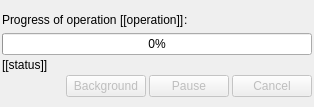
<ui version="4.0" >
 <class>ProgressWidget</class>
 <widget class="QWidget" name="ProgressWidget" >
  <property name="geometry" >
   <rect>
    <x>0</x>
    <y>0</y>
    <width>314</width>
    <height>107</height>
   </rect>
  </property>
  <property name="windowTitle" >
   <string>Progress</string>
  </property>
  <layout class="QVBoxLayout" >
   <property name="spacing" >
    <number>0</number>
   </property>
   <property name="leftMargin" >
    <number>0</number>
   </property>
   <property name="topMargin" >
    <number>0</number>
   </property>
   <property name="rightMargin" >
    <number>0</number>
   </property>
   <property name="bottomMargin" >
    <number>0</number>
   </property>
   <item>
    <spacer>
     <property name="orientation" >
      <enum>Qt::Vertical</enum>
     </property>
     <property name="sizeHint" >
      <size>
       <width>20</width>
       <height>40</height>
      </size>
     </property>
    </spacer>
   </item>
   <item>
    <layout class="QHBoxLayout" >
     <property name="spacing" >
      <number>0</number>
     </property>
     <item>
      <spacer>
       <property name="orientation" >
        <enum>Qt::Horizontal</enum>
       </property>
       <property name="sizeHint" >
        <size>
         <width>40</width>
         <height>20</height>
        </size>
       </property>
      </spacer>
     </item>
     <item>
      <layout class="QVBoxLayout" >
       <property name="spacing" >
        <number>3</number>
       </property>
       <item>
        <layout class="QHBoxLayout" >
         <property name="spacing" >
          <number>0</number>
         </property>
         <property name="topMargin" >
          <number>0</number>
         </property>
         <item>
          <widget class="QLabel" name="label" >
           <property name="text" >
            <string>Progress of operation </string>
           </property>
          </widget>
         </item>
         <item>
          <widget class="QLabel" name="operationLabel" >
           <property name="text" >
            <string>[[operation]]</string>
           </property>
          </widget>
         </item>
         <item>
          <widget class="QLabel" name="label2" >
           <property name="text" >
            <string>:</string>
           </property>
          </widget>
         </item>
         <item>
          <spacer>
           <property name="orientation" >
            <enum>Qt::Horizontal</enum>
           </property>
           <property name="sizeHint" >
            <size>
             <width>40</width>
             <height>20</height>
            </size>
           </property>
          </spacer>
         </item>
        </layout>
       </item>
       <item>
        <widget class="QProgressBar" name="progressBar" >
         <property name="value" >
          <number>0</number>
         </property>
        </widget>
       </item>
       <item>
        <widget class="QLabel" name="statusLabel" >
         <property name="text" >
          <string>[[status]]</string>
         </property>
         <property name="wordWrap" >
          <bool>true</bool>
         </property>
        </widget>
       </item>
       <item>
        <layout class="QHBoxLayout" >
         <property name="spacing" >
          <number>3</number>
         </property>
         <item>
          <spacer>
           <property name="orientation" >
            <enum>Qt::Horizontal</enum>
           </property>
           <property name="sizeHint" >
            <size>
             <width>101</width>
             <height>20</height>
            </size>
           </property>
          </spacer>
         </item>
         <item>
          <widget class="QPushButton" name="backgroundButton" >
           <property name="enabled" >
            <bool>false</bool>
           </property>
           <property name="text" >
            <string>Background</string>
           </property>
          </widget>
         </item>
         <item>
          <widget class="QPushButton" name="pauseButton" >
           <property name="enabled" >
            <bool>false</bool>
           </property>
           <property name="text" >
            <string>Pause</string>
           </property>
          </widget>
         </item>
         <item>
          <widget class="QPushButton" name="cancelButton" >
           <property name="enabled" >
            <bool>false</bool>
           </property>
           <property name="text" >
            <string>Cancel</string>
           </property>
          </widget>
         </item>
        </layout>
       </item>
      </layout>
     </item>
     <item>
      <spacer>
       <property name="orientation" >
        <enum>Qt::Horizontal</enum>
       </property>
       <property name="sizeHint" >
        <size>
         <width>40</width>
         <height>20</height>
        </size>
       </property>
      </spacer>
     </item>
    </layout>
   </item>
   <item>
    <spacer>
     <property name="orientation" >
      <enum>Qt::Vertical</enum>
     </property>
     <property name="sizeHint" >
      <size>
       <width>20</width>
       <height>40</height>
      </size>
     </property>
    </spacer>
   </item>
  </layout>
 </widget>
 <resources/>
 <connections/>
</ui>
